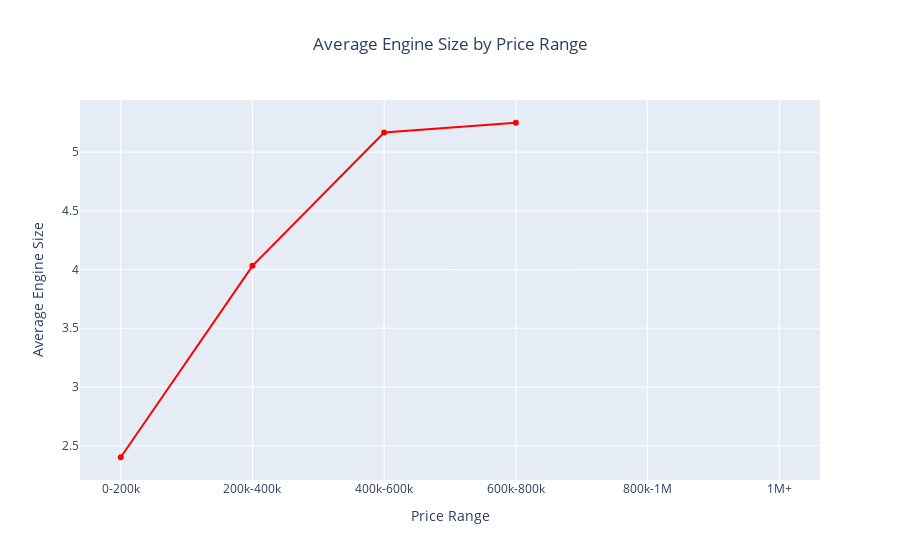

The notebook cell saved with this chart:
### Code cell
import plotly.express as px

bins = [0, 200000, 400000, 600000, 800000, 1000000, 10000000]
labels = ['0-200k', '200k-400k', '400k-600k', '600k-800k', '800k-1M', '1M+']

# Bin the prices
df['Price_Bin'] = pd.cut(df['Price'], bins=bins, labels=labels, include_lowest= True)

# Group and get average fuel consumption
binned = df.groupby('Price_Bin')['Engine'].mean().reset_index()
fig = px.line(binned, x='Price_Bin', y='Engine', markers=True, title='Average Engine Size by Price Range')

fig.update_traces(line_color='red')
fig.update_layout(
    xaxis_title='Price Range',
    yaxis_title='Average Engine Size',
    title_x=0.5
)
fig.show()

### Figure 1 — Plotly figure (JSON) as saved in the notebook; plotly's stock layout.template omitted (floating-point values rounded to 4 significant figures)
{"data": [{"hovertemplate": "Price_Bin=%{x}<br>Engine=%{y}<extra></extra>", "legendgroup": "", "line": {"color": "red", "dash": "solid"}, "marker": {"symbol": "circle"}, "mode": "lines+markers", "name": "", "orientation": "v", "showlegend": false, "type": "scatter", "x": ["0-200k", "200k-400k", "400k-600k", "600k-800k", "800k-1M", "1M+"], "xaxis": "x", "y": [2.401, 4.031, 5.167, 5.25, NaN, NaN], "yaxis": "y"}], "layout": {"legend": {"tracegroupgap": 0}, "title": {"text": "Average Engine Size by Price Range", "x": 0.5}, "xaxis": {"anchor": "y", "domain": [0, 1], "title": {"text": "Price Range"}}, "yaxis": {"anchor": "x", "domain": [0, 1], "title": {"text": "Average Engine Size"}}}}
